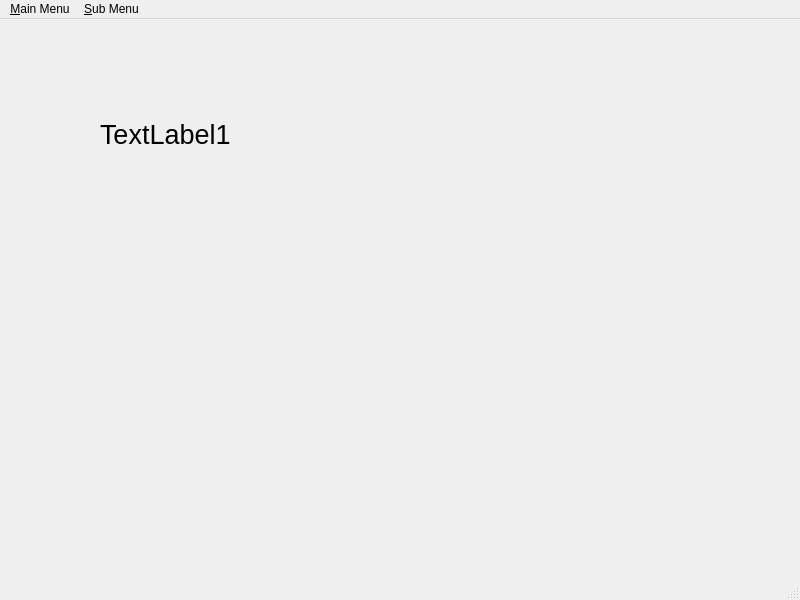
<?xml version="1.0" encoding="UTF-8"?>
<ui version="4.0">
 <class>MainWindow</class>
 <widget class="QMainWindow" name="MainWindow">
  <property name="geometry">
   <rect>
    <x>0</x>
    <y>0</y>
    <width>800</width>
    <height>600</height>
   </rect>
  </property>
  <property name="windowTitle">
   <string>MainWindow</string>
  </property>
  <widget class="QWidget" name="centralwidget">
   <widget class="QLabel" name="label1">
    <property name="geometry">
     <rect>
      <x>100</x>
      <y>90</y>
      <width>141</width>
      <height>51</height>
     </rect>
    </property>
    <property name="font">
     <font>
      <pointsize>20</pointsize>
     </font>
    </property>
    <property name="text">
     <string>TextLabel1</string>
    </property>
   </widget>
  </widget>
  <widget class="QMenuBar" name="menubar">
   <property name="geometry">
    <rect>
     <x>0</x>
     <y>0</y>
     <width>800</width>
     <height>21</height>
    </rect>
   </property>
   <widget class="QMenu" name="menu_Main_Menu">
    <property name="title">
     <string>&amp;Main Menu</string>
    </property>
    <widget class="QMenu" name="menu_New">
     <property name="statusTip">
      <string>Create a new file</string>
     </property>
     <property name="title">
      <string>&amp;New...</string>
     </property>
     <addaction name="actionFile"/>
     <addaction name="actionProject"/>
    </widget>
    <addaction name="separator"/>
    <addaction name="menu_New"/>
    <addaction name="action_Open"/>
    <addaction name="action_Recent"/>
    <addaction name="action_Exit"/>
   </widget>
   <widget class="QMenu" name="menu_Sub_Menu">
    <property name="title">
     <string>&amp;Sub Menu</string>
    </property>
   </widget>
   <addaction name="menu_Main_Menu"/>
   <addaction name="menu_Sub_Menu"/>
  </widget>
  <widget class="QStatusBar" name="statusbar"/>
  <action name="action_Open">
   <property name="text">
    <string>&amp;Open</string>
   </property>
  </action>
  <action name="action_Recent">
   <property name="text">
    <string>&amp;Recent</string>
   </property>
  </action>
  <action name="action_Exit">
   <property name="text">
    <string>&amp;Exit</string>
   </property>
  </action>
  <action name="actionFile">
   <property name="text">
    <string>File</string>
   </property>
   <property name="shortcut">
    <string>Ctrl+N</string>
   </property>
  </action>
  <action name="actionProject">
   <property name="text">
    <string>Project</string>
   </property>
  </action>
 </widget>
 <resources/>
 <connections/>
</ui>
